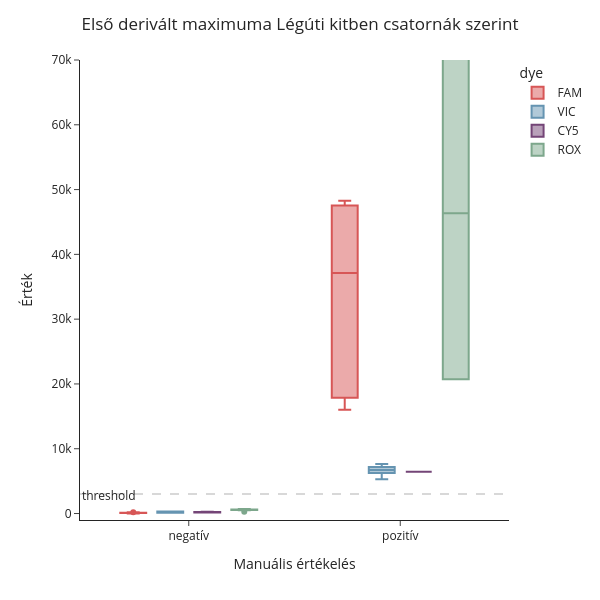

Here is the notebook cell this chart was saved with:
### Code cell
import plotly.express as px

fig = px.box(
    leguti_der1_max,
    x="leguti_manual",
    y="dy_1_max",
    color="dye",
    color_discrete_map={
        "FAM": "#D75656",
        "ROX": "#7DA78C",
        "CY5": "#744577",
        "VIC": "#6594B1"
    }
)

fig.update_layout(
    template="simple_white",
    width=600,
    height=600,
    xaxis_title="Manuális értékelés",
    yaxis_title="Érték",
    yaxis=dict(range=[-1000, 70000])
)

fig.update_layout(
    title=dict(
        text="Első derivált maximuma Légúti kitben csatornák szerint",
        x=0.5
    )
)

fig.add_hline(
    y=1100,
    line_dash="dash",
    line_color="gray",
    annotation_text="threshold",
    annotation_position="top left")

fig.add_shape(
    type="line",
    xref="paper",   # ← EZ A LÉNYEG
    x0=0,
    x1=1,
    yref="y",
    y0=3000,
    y1=3000,
    line=dict(color="gray", width=2, dash="dash"))


fig.show()

### Figure 1 — Plotly figure (JSON) as saved in the notebook; plotly's stock layout.template omitted (floating-point values rounded to 4 significant figures)
{"data": [{"alignmentgroup": "True", "hovertemplate": "dye=FAM<br>leguti_manual=%{x}<br>dy_1_max=%{y}<extra></extra>", "legendgroup": "FAM", "marker": {"color": "#D75656"}, "name": "FAM", "notched": false, "offsetgroup": "FAM", "orientation": "v", "showlegend": true, "type": "box", "x": ["negatív", "negatív", "negatív", "negatív", "negatív", "negatív", "negatív", "pozitív", "negatív", "negatív", "pozitív", "negatív", "negatív", "negatív", "negatív", "negatív", "negatív", "negatív", "pozitív", "negatív", "negatív", "negatív", "negatív", "pozitív", "negatív", "negatív", "negatív", "negatív", "negatív", "negatív", "negatív", "negatív", "negatív", "negatív", "negatív", "negatív", "pozitív", "negatív", "negatív", "negatív"], "x0": " ", "xaxis": "x", "y": [64.9, 85.71, 139.4, 84.17, 85.48, 34.79, 94.28, 18460.0, 82.71, 61.77, 48280.0, 111.8, 78.65, 79.86, 65.94, 17.34, 152.1, 79.57, 37120.0, 125.6, 81.0, 69.57, 86.38, 47300.0, 214.1, 160.4, 119.4, 152.0, 71.82, 102.0, 33.39, 154.0, 76.7, 104.8, 182.7, 57.55, 16030.0, 79.47, 99.13, 111.1], "y0": " ", "yaxis": "y"}, {"alignmentgroup": "True", "hovertemplate": "dye=VIC<br>leguti_manual=%{x}<br>dy_1_max=%{y}<extra></extra>", "legendgroup": "VIC", "marker": {"color": "#6594B1"}, "name": "VIC", "notched": false, "offsetgroup": "VIC", "orientation": "v", "showlegend": true, "type": "box", "x": ["pozitív", "pozitív", "pozitív", "pozitív", "pozitív", "pozitív", "pozitív", "pozitív", "pozitív", "pozitív", "pozitív", "pozitív", "pozitív", "pozitív", "pozitív", "pozitív", "pozitív", "pozitív", "pozitív", "pozitív", "pozitív", "pozitív", "pozitív", "pozitív", "pozitív", "pozitív", "pozitív", "pozitív", "pozitív", "pozitív", "pozitív", "negatív", "pozitív", "pozitív", "pozitív", "pozitív", "negatív", "pozitív", "pozitív", "pozitív"], "x0": " ", "xaxis": "x", "y": [7607.0, 7317.0, 7190.0, 6200.0, 6111.0, 6429.0, 6262.0, 7012.0, 7050.0, 6118.0, 6584.0, 7004.0, 6057.0, 5514.0, 6046.0, 7390.0, 7155.0, 6616.0, 6617.0, 6594.0, 7155.0, 6501.0, 5281.0, 7486.0, 7274.0, 7433.0, 6619.0, 6738.0, 6476.0, 6880.0, 6948.0, 110.5, 5286.0, 6728.0, 7532.0, 7653.0, 294.3, 7175.0, 7135.0, 6273.0], "y0": " ", "yaxis": "y"}, {"alignmentgroup": "True", "hovertemplate": "dye=CY5<br>leguti_manual=%{x}<br>dy_1_max=%{y}<extra></extra>", "legendgroup": "CY5", "marker": {"color": "#744577"}, "name": "CY5", "notched": false, "offsetgroup": "CY5", "orientation": "v", "showlegend": true, "type": "box", "x": ["negatív", "negatív", "negatív", "negatív", "negatív", "negatív", "negatív", "negatív", "negatív", "negatív", "negatív", "negatív", "negatív", "negatív", "negatív", "negatív", "negatív", "negatív", "negatív", "negatív", "negatív", "negatív", "negatív", "negatív", "negatív", "negatív", "negatív", "negatív", "negatív", "negatív", "negatív", "negatív", "negatív", "negatív", "negatív", "negatív", "pozitív", "negatív", "negatív", "negatív"], "x0": " ", "xaxis": "x", "y": [159.7, 181.6, 179.5, 218.5, 194.3, 254.8, 169.2, 228.4, 164.2, 165.1, 181.7, 257.9, 170.2, 198.7, 168.0, 156.8, 222.8, 160.7, 207.4, 191.3, 168.9, 164.7, 173.6, 187.4, 248.4, 146.7, 208.1, 181.9, 231.2, 217.5, 164.4, 283.0, 183.7, 226.0, 207.3, 201.1, 6447.0, 183.6, 214.2, 203.4], "y0": " ", "yaxis": "y"}, {"alignmentgroup": "True", "hovertemplate": "dye=ROX<br>leguti_manual=%{x}<br>dy_1_max=%{y}<extra></extra>", "legendgroup": "ROX", "marker": {"color": "#7DA78C"}, "name": "ROX", "notched": false, "offsetgroup": "ROX", "orientation": "v", "showlegend": true, "type": "box", "x": ["negatív", "negatív", "negatív", "negatív", "negatív", "negatív", "negatív", "negatív", "negatív", "negatív", "negatív", "negatív", "negatív", "negatív", "negatív", "negatív", "negatív", "negatív", "negatív", "negatív", "negatív", "negatív", "negatív", "negatív", "negatív", "negatív", "negatív", "negatív", "pozitív", "negatív", "negatív", "negatív", "negatív", "negatív", "negatív", "negatív", "pozitív", "negatív", "negatív", "negatív"], "x0": " ", "xaxis": "x", "y": [622.5, 590.5, 593.7, 516.6, 540.4, 535.2, 539.4, 612.6, 595.7, 519.8, 516.8, 566.0, 564.6, 510.4, 534.3, 589.7, 603.3, 544.8, 559.6, 595.5, 582.3, 551.1, 548.9, 624.4, 630.4, 602.7, 605.9, 573.4, 72010.0, 636.2, 553.8, 261.5, 530.1, 626.2, 689.2, 596.1, 20720.0, 605.9, 626.5, 591.8], "y0": " ", "yaxis": "y"}], "layout": {"annotations": [{"showarrow": false, "text": "threshold", "x": 0, "xanchor": "left", "xref": "x domain", "y": 1100, "yanchor": "bottom", "yref": "y"}], "boxmode": "group", "height": 600, "legend": {"title": {"text": "dye"}, "tracegroupgap": 0}, "margin": {"t": 60}, "shapes": [{"line": {"color": "gray", "dash": "dash"}, "type": "line", "x0": 0, "x1": 1, "xref": "x domain", "y0": 1100, "y1": 1100, "yref": "y"}, {"line": {"color": "gray", "dash": "dash", "width": 2}, "type": "line", "x0": 0, "x1": 1, "xref": "paper", "y0": 3000, "y1": 3000, "yref": "y"}], "title": {"text": "Első derivált maximuma Légúti kitben csatornák szerint", "x": 0.5}, "width": 600, "xaxis": {"anchor": "y", "domain": [0, 1], "title": {"text": "Manuális értékelés"}}, "yaxis": {"anchor": "x", "domain": [0, 1], "range": [-1000, 70000], "title": {"text": "Érték"}}}}
